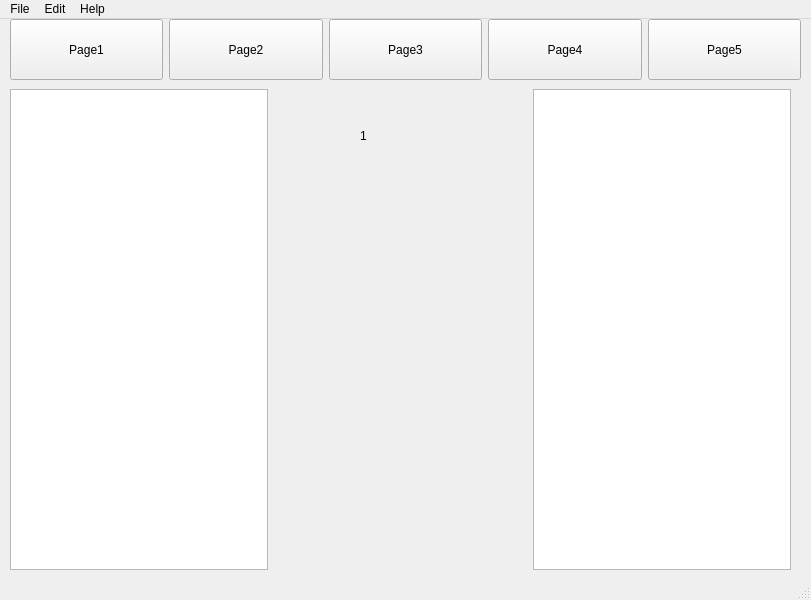
<?xml version="1.0" encoding="UTF-8"?>
<ui version="4.0">
 <class>MainWindow</class>
 <widget class="QMainWindow" name="MainWindow">
  <property name="geometry">
   <rect>
    <x>0</x>
    <y>0</y>
    <width>811</width>
    <height>600</height>
   </rect>
  </property>
  <property name="sizePolicy">
   <sizepolicy hsizetype="Preferred" vsizetype="Maximum">
    <horstretch>0</horstretch>
    <verstretch>0</verstretch>
   </sizepolicy>
  </property>
  <property name="windowTitle">
   <string>MainWindow</string>
  </property>
  <widget class="QWidget" name="centralwidget">
   <widget class="QWidget" name="horizontalLayoutWidget">
    <property name="geometry">
     <rect>
      <x>10</x>
      <y>0</y>
      <width>791</width>
      <height>61</height>
     </rect>
    </property>
    <layout class="QHBoxLayout" name="horizontalLayout">
     <item>
      <widget class="QPushButton" name="Page1">
       <property name="sizePolicy">
        <sizepolicy hsizetype="Minimum" vsizetype="Expanding">
         <horstretch>0</horstretch>
         <verstretch>0</verstretch>
        </sizepolicy>
       </property>
       <property name="minimumSize">
        <size>
         <width>0</width>
         <height>0</height>
        </size>
       </property>
       <property name="text">
        <string>Page1</string>
       </property>
      </widget>
     </item>
     <item>
      <widget class="QPushButton" name="Page2">
       <property name="sizePolicy">
        <sizepolicy hsizetype="Minimum" vsizetype="Expanding">
         <horstretch>0</horstretch>
         <verstretch>0</verstretch>
        </sizepolicy>
       </property>
       <property name="text">
        <string>Page2</string>
       </property>
      </widget>
     </item>
     <item>
      <widget class="QPushButton" name="Page3">
       <property name="sizePolicy">
        <sizepolicy hsizetype="Minimum" vsizetype="Expanding">
         <horstretch>0</horstretch>
         <verstretch>0</verstretch>
        </sizepolicy>
       </property>
       <property name="text">
        <string>Page3</string>
       </property>
      </widget>
     </item>
     <item>
      <widget class="QPushButton" name="Page4">
       <property name="sizePolicy">
        <sizepolicy hsizetype="Minimum" vsizetype="Expanding">
         <horstretch>0</horstretch>
         <verstretch>0</verstretch>
        </sizepolicy>
       </property>
       <property name="text">
        <string>Page4</string>
       </property>
      </widget>
     </item>
     <item>
      <widget class="QPushButton" name="Page5">
       <property name="sizePolicy">
        <sizepolicy hsizetype="Minimum" vsizetype="Expanding">
         <horstretch>0</horstretch>
         <verstretch>0</verstretch>
        </sizepolicy>
       </property>
       <property name="text">
        <string>Page5</string>
       </property>
      </widget>
     </item>
    </layout>
   </widget>
   <widget class="QStackedWidget" name="stackedWidget">
    <property name="geometry">
     <rect>
      <x>10</x>
      <y>70</y>
      <width>781</width>
      <height>501</height>
     </rect>
    </property>
    <property name="currentIndex">
     <number>0</number>
    </property>
    <widget class="QWidget" name="p1">
     <widget class="QLabel" name="label">
      <property name="geometry">
       <rect>
        <x>350</x>
        <y>40</y>
        <width>47</width>
        <height>13</height>
       </rect>
      </property>
      <property name="text">
       <string>1</string>
      </property>
     </widget>
     <widget class="QWidget" name="horizontalLayoutWidget_2">
      <property name="geometry">
       <rect>
        <x>0</x>
        <y>0</y>
        <width>781</width>
        <height>481</height>
       </rect>
      </property>
      <layout class="QHBoxLayout" name="horizontalLayout_2">
       <item>
        <widget class="QTreeView" name="FileExplore">
         <property name="sizePolicy">
          <sizepolicy hsizetype="Expanding" vsizetype="Expanding">
           <horstretch>0</horstretch>
           <verstretch>0</verstretch>
          </sizepolicy>
         </property>
        </widget>
       </item>
       <item>
        <spacer name="horizontalSpacer">
         <property name="orientation">
          <enum>Qt::Horizontal</enum>
         </property>
         <property name="sizeType">
          <enum>QSizePolicy::Expanding</enum>
         </property>
         <property name="sizeHint" stdset="0">
          <size>
           <width>40</width>
           <height>20</height>
          </size>
         </property>
        </spacer>
       </item>
       <item>
        <widget class="QGraphicsView" name="graphicsView"/>
       </item>
      </layout>
     </widget>
    </widget>
    <widget class="QWidget" name="p2">
     <widget class="QLabel" name="label_2">
      <property name="geometry">
       <rect>
        <x>40</x>
        <y>50</y>
        <width>47</width>
        <height>13</height>
       </rect>
      </property>
      <property name="text">
       <string>2</string>
      </property>
     </widget>
    </widget>
    <widget class="QWidget" name="p3"/>
    <widget class="QWidget" name="p4"/>
    <widget class="QWidget" name="p5"/>
   </widget>
  </widget>
  <widget class="QMenuBar" name="menubar">
   <property name="geometry">
    <rect>
     <x>0</x>
     <y>0</y>
     <width>811</width>
     <height>21</height>
    </rect>
   </property>
   <widget class="QMenu" name="menuFile">
    <property name="title">
     <string>File</string>
    </property>
   </widget>
   <widget class="QMenu" name="menuEdit">
    <property name="title">
     <string>Edit</string>
    </property>
   </widget>
   <widget class="QMenu" name="menuHelp">
    <property name="title">
     <string>Help</string>
    </property>
   </widget>
   <addaction name="menuFile"/>
   <addaction name="menuEdit"/>
   <addaction name="menuHelp"/>
  </widget>
  <widget class="QStatusBar" name="statusbar"/>
 </widget>
 <resources/>
 <connections/>
</ui>
